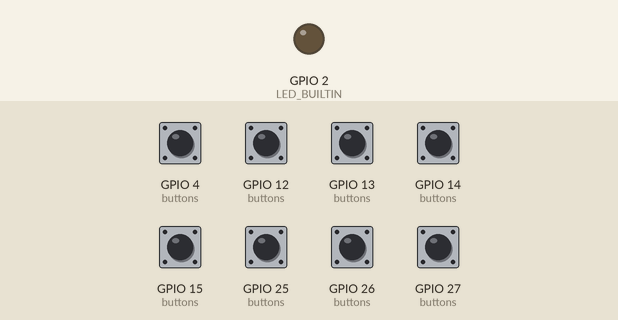
Recording of a sketch running on a simulated ESP32. Parts: output pins drawn as LEDs (lit = HIGH). Dashed ring = blinking. The test bench sets the inputs (shaded band); at power-on: GPIO 4 (buttons), GPIO 12 (buttons), GPIO 13 (buttons), GPIO 14 (buttons), GPIO 15 (buttons), GPIO 25 (buttons), GPIO 26 (buttons), GPIO 27 (buttons) HIGH. WiFi joins after 1.5 s; servers stay silent unless stated; uploads are accepted with an empty reply; what the sketch prints to the serial monitor is not drawn.

Above: at 3.6 s.
3.7 s: GPIO 4 (buttons) pulled LOW for 0.15 s
At 5.3 s:
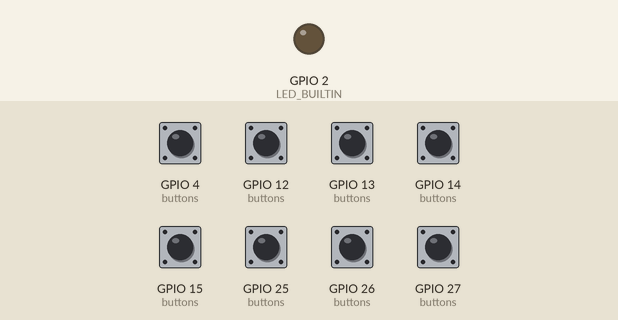
5.8 s: GPIO 12 (buttons) pulled LOW for 0.15 s
At 6.71 s:
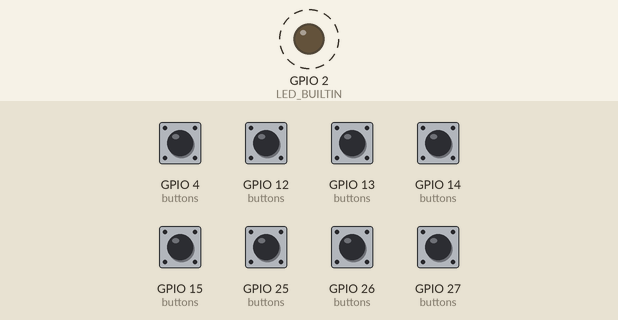
8.0 s: GPIO 13 (buttons) pulled LOW for 0.15 s
At 9.6 s:
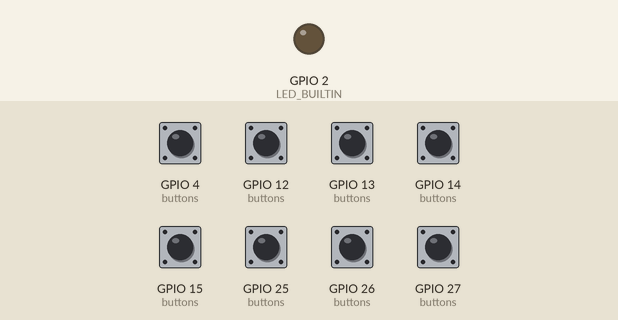
10.3 s: GPIO 14 (buttons) pulled LOW for 1 s
At 11.66 s:
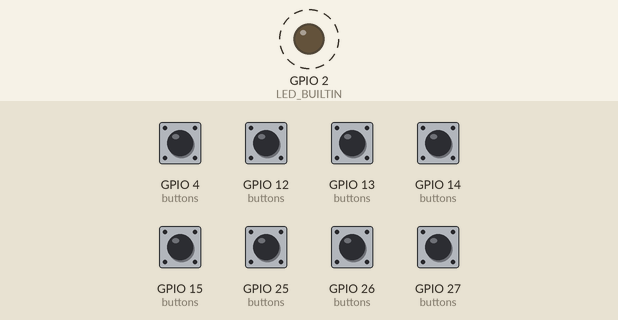
13.0 s: GPIO 15 (buttons) pulled LOW for 1 s
At 15.4 s:
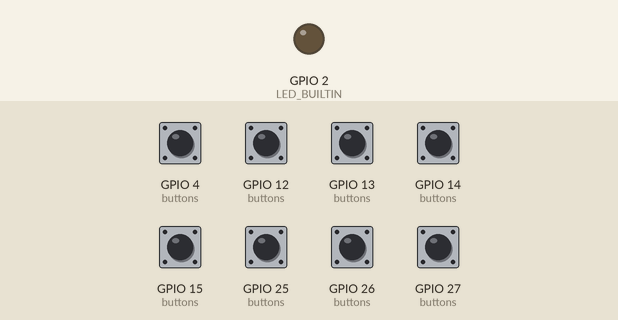
15.7 s: GPIO 25 (buttons) pulled LOW for 0.15 s
At 16.7 s:
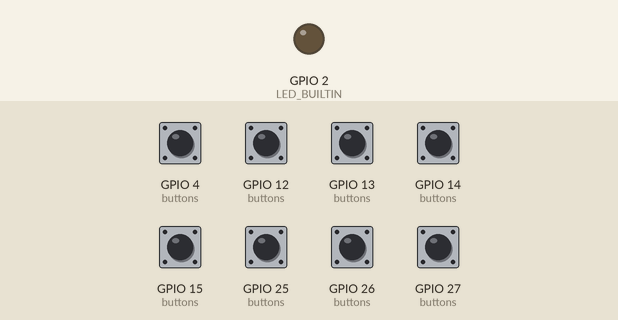
Timing chart, 0 to 18.7 s (numbered marks = the images above; inputs shaded):
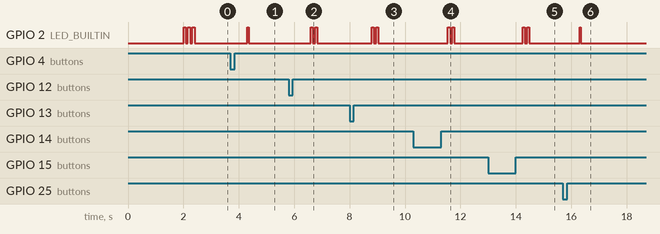

Measured:
- after the input at 3.7 s, GPIO 2 (LED_BUILTIN): LOW → HIGH after 0.60 s, → LOW 0.05 s later
- after the input at 5.8 s, GPIO 2 (LED_BUILTIN): alternates HIGH for 0.08 s and LOW for 0.08 s, 4 changes in all, then stays LOW, starting after 0.80 s
- after the input at 8.0 s, GPIO 2 (LED_BUILTIN): alternates HIGH for 0.08 s and LOW for 0.08 s, 4 changes in all, then stays LOW, starting after 0.80 s
- after the input at 10.3 s, GPIO 2 (LED_BUILTIN): alternates HIGH for 0.08 s and LOW for 0.08 s, 4 changes in all, then stays LOW, starting after 1.2 s
- after the input at 13.0 s, GPIO 2 (LED_BUILTIN): alternates HIGH for 0.08 s and LOW for 0.08 s, 4 changes in all, then stays LOW, starting after 1.2 s
- after the input at 15.7 s, GPIO 2 (LED_BUILTIN): LOW → HIGH after 0.60 s, → LOW 0.05 s later

The sketch:

wled_http_remote.ino
```cpp
// WLED HTTP Preset Remote (ESP32 DEVKIT V1)
// Connects to a WiFi AP and triggers presets on WLED instances via HTTP API.
#include <WiFi.h>
#include <HTTPClient.h>
#include <Arduino.h>

// ---------- WiFi Config ----------
const char* WIFI_SSID     = "MONMOUTHLIGHTS-AP";
const char* WIFI_PASSWORD = "wled1234";

// ---------- WLED Targets ----------
// Add the IPs (or mDNS hostnames) of your WLED instances here.
const char* WLED_TARGETS[] = {
  "192.168.9.101",  // Stage-Left
  "192.168.9.100"   // Stage-Right
};
const int NUM_WLED_TARGETS = sizeof(WLED_TARGETS) / sizeof(WLED_TARGETS[0]);

// Human-friendly target masks
const uint8_t TARGET_LEFT  = 1 << 0;
const uint8_t TARGET_RIGHT = 1 << 1;
const uint8_t TARGET_BOTH  = TARGET_LEFT | TARGET_RIGHT;

// ---------- Button / Preset Mapping ----------
// Pins for DOIT ESP32 DEVKIT V1 (active LOW with INPUT_PULLUP)
#define BTN_ON_OFF    4   // Toggle last state via preset (set to a preset number or 0 to skip)
#define BTN_ACTION1   15  // Preset 1
#define BTN_ACTION2   13  // Preset 2
#define BTN_ACTION3   12  // Preset 3
#define BTN_ACTION4   14  // Preset 4
#define BTN_ACTION5   27  // Preset 5
#define BTN_ACTION6   26  // Preset 6
#define BTN_NIGHT     25  // Night preset (or set to 0 to disable)

#define LED_BUILTIN 2

struct ButtonConfig {
  uint8_t pin;
  uint8_t preset;      // WLED preset number to trigger (0 disables)
  const char* name;
  uint8_t targetMask;  // Use TARGET_LEFT, TARGET_RIGHT, or TARGET_BOTH
};

ButtonConfig buttons[] = {
  {BTN_ON_OFF,  0,  "On/Off",   TARGET_BOTH},  // adjust to a preset that represents "on"; use 0 to disable
  {BTN_ACTION1, 1,  "Action 1 RIGHT", TARGET_RIGHT},
  {BTN_ACTION2, 1,  "Action 1 LEFT", TARGET_LEFT},
  {BTN_ACTION3, 10,  "Action 10 RIGHT", TARGET_RIGHT},
  {BTN_ACTION4, 10,  "Action 10 LEFT", TARGET_LEFT},
  {BTN_ACTION5, 99, "Action 5", TARGET_BOTH},
  {BTN_ACTION6, 98, "Action 6", TARGET_BOTH},
  {BTN_NIGHT,   0,  "Night",    TARGET_BOTH}
};

const int NUM_BUTTONS = sizeof(buttons) / sizeof(buttons[0]);

// Multi-press timing
const unsigned long DEBOUNCE_MS      = 40;
const unsigned long DOUBLE_PRESS_MS  = 400;
const unsigned long LONG_PRESS_MS    = 800;

// Multi-press types/state tracking
enum PressType { PRESS_NONE, PRESS_SINGLE, PRESS_DOUBLE, PRESS_LONG };

struct ButtonState {
  bool lastReading = HIGH;
  bool stableState = HIGH;
  unsigned long lastDebounce = 0;
  unsigned long pressStart = 0;
  unsigned long lastRelease = 0;
  uint8_t clickCount = 0;
  bool longReported = false;
};

struct PressEvent {
  int buttonIndex = -1;
  PressType type = PRESS_NONE;
};

ButtonState states[NUM_BUTTONS];

// Action for a press type
struct PressAction {
  uint8_t preset;
  uint8_t targetMask;
};

// Forward declarations to avoid Arduino auto-proto ordering issues
bool pollPressEvent(PressEvent &evt);
PressAction actionForEvent(int idx, PressType t);

// Optional alternate actions for double / long presses (preset + targetMask). preset=0 disables.
PressAction doubleActions[] = {
  {0,   TARGET_BOTH}, // On/Off double
  {99,   TARGET_RIGHT}, // Action 1 double
  {99,   TARGET_LEFT}, // Action 2 double
  {99,   TARGET_RIGHT}, // Action 3 double
  {99,   TARGET_LEFT}, // Action 4 double
  {99,  TARGET_BOTH}, // Action 5 double
  {98,  TARGET_BOTH}, // Action 6 double
  {0,   TARGET_BOTH}  // Night double
};

PressAction longActions[] = {
  {0,   TARGET_BOTH}, // On/Off long
  {10,  TARGET_BOTH}, // Action 1 long
  {11,  TARGET_BOTH}, // Action 2 long
  {12,  TARGET_BOTH}, // Action 3 long
  {13,  TARGET_BOTH}, // Action 4 long
  {14,  TARGET_BOTH}, // Action 5 long
  {15,  TARGET_BOTH}, // Action 6 long
  {0,   TARGET_BOTH}  // Night long
};

// ---------- Helpers ----------
void blinkStatus(int times, int onMs = 80, int offMs = 80) {
  for (int i = 0; i < times; i++) {
    digitalWrite(LED_BUILTIN, HIGH);
    delay(onMs);
    digitalWrite(LED_BUILTIN, LOW);
    delay(offMs);
  }
}

bool sendPresetToTarget(const char* target, uint8_t preset) {
  if (preset == 0) return false;

  HTTPClient http;
  http.setTimeout(1500);

  // Use JSON API (preferred): POST /json/state {"ps":<preset>}
  String url = String("http://") + target + "/json/state";
  String body = String("{\"ps\":") + preset + "}";

  http.begin(url);
  http.addHeader("Content-Type", "application/json");
  int code = http.POST(body);

  // If JSON fails, fall back to classic API /win&P=<preset>
  if (code <= 0 || code >= 400) {
    http.end();
    http.begin(String("http://") + target + "/win&P=" + preset);
    code = http.GET();
  }

  http.end();
  return (code >= 200 && code < 300);
}

void triggerPreset(uint8_t preset, uint8_t targetMask) {
  Serial.print("Triggering preset ");
  Serial.println(preset);

  bool anySuccess = false;
  for (int i = 0; i < NUM_WLED_TARGETS; i++) {
    if (targetMask & (1 << i)) {
      bool ok = sendPresetToTarget(WLED_TARGETS[i], preset);
      Serial.print("  -> ");
      Serial.print(WLED_TARGETS[i]);
      Serial.print(" : ");
      Serial.println(ok ? "OK" : "FAIL");
      anySuccess = anySuccess || ok;
    }
  }

  // Blink LED to indicate success/failure
  if (anySuccess) {
    blinkStatus(2);
  } else {
    blinkStatus(1, 50, 200);  // slower blink for failure
  }
}

bool pollPressEvent(PressEvent &evt) {
  unsigned long now = millis();

  for (int i = 0; i < NUM_BUTTONS; i++) {
    ButtonState &st = states[i];
    int reading = digitalRead(buttons[i].pin);

    if (reading != st.lastReading) {
      st.lastDebounce = now;
      st.lastReading = reading;
    }

    if ((now - st.lastDebounce) > DEBOUNCE_MS && reading != st.stableState) {
      st.stableState = reading;

      if (st.stableState == LOW) {  // pressed
        st.pressStart = now;
        st.longReported = false;
      } else {  // released
        if (!st.longReported) {
          st.clickCount++;
          st.lastRelease = now;
        } else {
          st.clickCount = 0;  // already handled long
        }
      }
    }

    // Long press while held
    if (!st.longReported && st.stableState == LOW && (now - st.pressStart) >= LONG_PRESS_MS) {
      evt.buttonIndex = i;
      evt.type = PRESS_LONG;
      st.longReported = true;
      st.clickCount = 0;
      return true;
    }

    // Single / double after release
    if (st.clickCount == 1 && (now - st.lastRelease) > DOUBLE_PRESS_MS) {
      evt.buttonIndex = i;
      evt.type = PRESS_SINGLE;
      st.clickCount = 0;
      return true;
    } else if (st.clickCount >= 2) {
      evt.buttonIndex = i;
      evt.type = PRESS_DOUBLE;
      st.clickCount = 0;
      return true;
    }
  }

  return false;
}

PressAction actionForEvent(int idx, PressType t) {
  PressAction act = {0, TARGET_BOTH};
  if (idx < 0 || idx >= NUM_BUTTONS) return act;

  if (t == PRESS_DOUBLE && doubleActions[idx].preset > 0) return doubleActions[idx];
  if (t == PRESS_LONG   && longActions[idx].preset   > 0) return longActions[idx];

  act.preset = buttons[idx].preset;
  act.targetMask = buttons[idx].targetMask;
  return act;
}

// ---------- Setup ----------
void setup() {
  Serial.begin(115200);
  delay(500);
  pinMode(LED_BUILTIN, OUTPUT);
  digitalWrite(LED_BUILTIN, LOW);

  // Buttons
  for (int i = 0; i < NUM_BUTTONS; i++) {
    pinMode(buttons[i].pin, INPUT_PULLUP);
  }

  Serial.println("\n=== WLED HTTP Preset Remote ===");
  Serial.print("Connecting to WiFi SSID: ");
  Serial.println(WIFI_SSID);

  WiFi.mode(WIFI_STA);
  WiFi.begin(WIFI_SSID, WIFI_PASSWORD);

  unsigned long start = millis();
  while (WiFi.status() != WL_CONNECTED && millis() - start < 15000) {
    delay(250);
    Serial.print(".");
  }
  Serial.println();

  if (WiFi.status() == WL_CONNECTED) {
    Serial.print("Connected. IP: ");
    Serial.println(WiFi.localIP());
    blinkStatus(3);
  } else {
    Serial.println("WiFi connect failed. Continuing without network.");
    blinkStatus(5, 100, 100);
  }

  Serial.println("Ready. Press buttons to trigger presets.");
}

// ---------- Loop ----------
void loop() {
  PressEvent evt;
  if (pollPressEvent(evt)) {
    PressAction action = actionForEvent(evt.buttonIndex, evt.type);

    Serial.print("Button: ");
    Serial.print(buttons[evt.buttonIndex].name);
    Serial.print(" | Type: ");
    Serial.print(evt.type == PRESS_SINGLE ? "SINGLE" :
                 evt.type == PRESS_DOUBLE ? "DOUBLE" : "LONG");
    Serial.print(" | Preset: ");
    Serial.print(action.preset);
    Serial.print(" | Targets: ");
    Serial.println(action.targetMask, BIN);

    if (WiFi.status() == WL_CONNECTED && action.preset > 0) {
      triggerPreset(action.preset, action.targetMask);
    } else {
      Serial.println("Skipped: WiFi not connected or preset disabled.");
      blinkStatus(1, 50, 200);
    }
  }

  delay(5);
}
```
